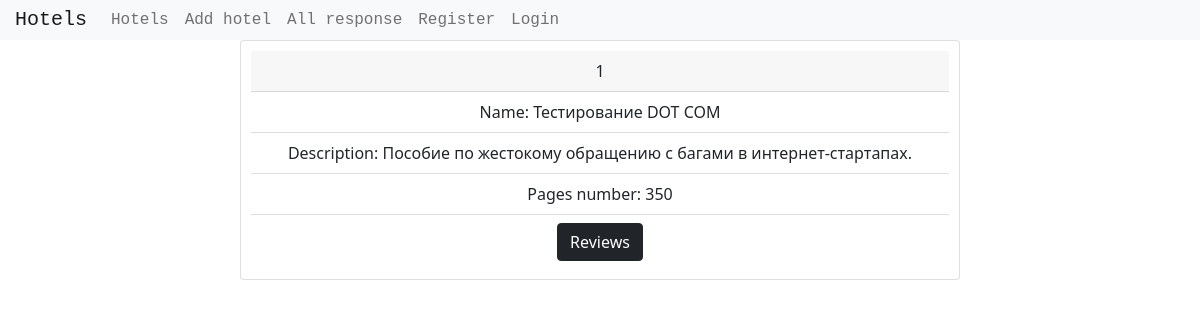
The page /book_detail/1/ on the database its author committed.
### main/models.py (models this page shows, shortened)
class Book(models.Model):
    name = models.CharField('Название', max_length=255)
    price = models.DecimalField('Цена', max_digits=10, decimal_places=2)
    pages_number = models.IntegerField('Страницы', default=100)
    description = models.TextField('Описание', null=True, blank=True)
    class Meta:
        verbose_name = 'Книга'
        verbose_name_plural = "Книги"

### main/views.py (the view)
# urls.py: path('book_detail/<int:book_id>/', views.book_detail, name='book_detail'),
def book_detail(request, book_id):
    book = Book.objects.get(id=book_id)
    review = Review.objects.all()
    return render(request, 'main/book_detail.html', {'book_id': book_id, 'book': book, 'review': review})

### main/templates/main/book_detail.html (shortened to what this page needs)
{% extends 'main/base.html' %}
{% block content %}
<div class="review card">
  <div class="card-header">
    {{book.id}}
  </div>
  <ul class="list-group list-group-flush">
    <li class="list-group-item">Name: {{book.name}}</li>
    <li class="list-group-item">Description: {{book.description}}</li>
    <li class="list-group-item">Pages number: {{book.pages_number}}</li>
    <li class="list-group-item">
            <a class="btn btn-dark" href="{% url 'book_review_list' book_id=book.id%}" role="button">Reviews</a>
    </li>
  </ul>
</div>
{% endblock %}

### main/static/main/css/styles.css (style rules this page uses)
.review { text-align: center; padding: 10px; margin-bottom: 10px; }
ul li { display:block; transition: transform .6s ease; text-decoration: none; }

### rows shown on the page
Book: id "1", name "Тестирование DOT COM", description "Пособие по жестокому обращению с багами в интернет-стартапах.", pages_number "350"
